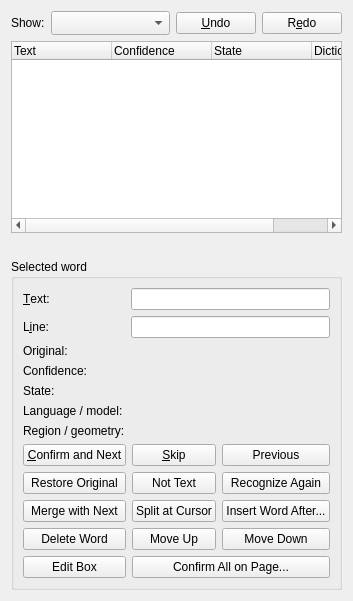
       <widget class="QWidget" name="reviewTab">
        <attribute name="title">
         <string>Review and correct</string>
        </attribute>
        <layout class="QVBoxLayout" name="reviewPanelLayout" stretch="0,1,0,0">
         <item>
          <layout class="QHBoxLayout" name="reviewFilterLayout" stretch="0,1,0,0">
           <item>
            <widget class="QLabel" name="reviewFilterLabel">
             <property name="text">
              <string>Show:</string>
             </property>
             <property name="buddy">
              <cstring>reviewFilterComboBox</cstring>
             </property>
            </widget>
           </item>
           <item>
            <widget class="QComboBox" name="reviewFilterComboBox">
             <property name="accessibleName">
              <string>Filter of the results</string>
             </property>
             <property name="sizeAdjustPolicy">
              <enum>QComboBox::AdjustToMinimumContentsLengthWithIcon</enum>
             </property>
             <property name="minimumContentsLength">
              <number>8</number>
             </property>
            </widget>
           </item>
           <item>
            <widget class="QPushButton" name="undoButton">
             <property name="text">
              <string>&amp;Undo</string>
             </property>
             <property name="toolTip">
              <string>Undo the last correction</string>
             </property>
             <property name="accessibleName">
              <string>Undo</string>
             </property>
            </widget>
           </item>
           <item>
            <widget class="QPushButton" name="redoButton">
             <property name="text">
              <string>R&amp;edo</string>
             </property>
             <property name="toolTip">
              <string>Redo the correction</string>
             </property>
             <property name="accessibleName">
              <string>Redo</string>
             </property>
            </widget>
           </item>
          </layout>
         </item>
         <item>
          <widget class="QTreeWidget" name="resultsTreeWidget">
           <property name="accessibleName">
            <string>Recognized text</string>
           </property>
           <property name="uniformRowHeights">
            <bool>true</bool>
           </property>
           <property name="minimumSize">
            <size>
             <width>0</width>
             <height>110</height>
            </size>
           </property>
           <column>
            <property name="text">
             <string>Text</string>
            </property>
           </column>
           <column>
            <property name="text">
             <string>Confidence</string>
            </property>
           </column>
           <column>
            <property name="text">
             <string>State</string>
            </property>
           </column>
           <column>
            <property name="text">
             <string>Dictionary</string>
            </property>
            <property name="toolTip">
             <string>Whether the recognized word was found in the dictionary of the language model. It is not a spelling checker.</string>
            </property>
           </column>
          </widget>
         </item>
         <item>
          <widget class="QLabel" name="statisticsLabel">
           <property name="text">
            <string></string>
           </property>
           <property name="wordWrap">
            <bool>true</bool>
           </property>
          </widget>
         </item>
         <item>
          <widget class="QGroupBox" name="inspectorGroupBox">
           <property name="title">
            <string>Selected word</string>
           </property>
           <layout class="QVBoxLayout" name="inspectorLayout">
            <item>
             <layout class="QGridLayout" name="inspectorGridLayout">
              <item row="0" column="0">
               <widget class="QLabel" name="wordTextLabel">
                <property name="text">
                 <string>&amp;Text:</string>
                </property>
                <property name="buddy">
                 <cstring>wordTextEdit</cstring>
                </property>
               </widget>
              </item>
              <item row="0" column="1">
               <widget class="QLineEdit" name="wordTextEdit">
                <property name="accessibleName">
                 <string>Text of the word</string>
                </property>
                <property name="toolTip">
                 <string>Corrected text of the invisible text layer. The correction does not change the scanned image.</string>
                </property>
               </widget>
              </item>
              <item row="1" column="0">
               <widget class="QLabel" name="lineTextLabel">
                <property name="text">
                 <string>L&amp;ine:</string>
                </property>
                <property name="buddy">
                 <cstring>lineTextEdit</cstring>
                </property>
               </widget>
              </item>
              <item row="1" column="1">
               <widget class="QLineEdit" name="lineTextEdit">
                <property name="accessibleName">
                 <string>Text of the line</string>
                </property>
                <property name="toolTip">
                 <string>Text of the whole line. Unchanged words keep their geometry, the geometry of the changed words is estimated.</string>
                </property>
               </widget>
              </item>
              <item row="2" column="0">
               <widget class="QLabel" name="originalTextCaptionLabel">
                <property name="text">
                 <string>Original:</string>
                </property>
               </widget>
              </item>
              <item row="2" column="1">
               <widget class="QLabel" name="originalTextLabel">
                <property name="text">
                 <string></string>
                </property>
                <property name="wordWrap">
                 <bool>true</bool>
                </property>
               </widget>
              </item>
              <item row="3" column="0">
               <widget class="QLabel" name="confidenceCaptionLabel">
                <property name="text">
                 <string>Confidence:</string>
                </property>
               </widget>
              </item>
              <item row="3" column="1">
               <widget class="QLabel" name="confidenceLabel">
                <property name="text">
                 <string></string>
                </property>
                <property name="wordWrap">
                 <bool>true</bool>
                </property>
               </widget>
              </item>
              <item row="4" column="0">
               <widget class="QLabel" name="reviewStateCaptionLabel">
                <property name="text">
                 <string>State:</string>
                </property>
               </widget>
              </item>
              <item row="4" column="1">
               <widget class="QLabel" name="reviewStateLabel">
                <property name="text">
                 <string></string>
                </property>
                <property name="wordWrap">
                 <bool>true</bool>
                </property>
               </widget>
              </item>
              <item row="5" column="0">
               <widget class="QLabel" name="modelCaptionLabel">
                <property name="text">
                 <string>Language / model:</string>
                </property>
               </widget>
              </item>
              <item row="5" column="1">
               <widget class="QLabel" name="modelLabel">
                <property name="text">
                 <string></string>
                </property>
                <property name="wordWrap">
                 <bool>true</bool>
                </property>
               </widget>
              </item>
              <item row="6" column="0">
               <widget class="QLabel" name="regionCaptionLabel">
                <property name="text">
                 <string>Region / geometry:</string>
                </property>
               </widget>
              </item>
              <item row="6" column="1">
               <widget class="QLabel" name="regionLabel">
                <property name="text">
                 <string></string>
                </property>
                <property name="wordWrap">
                 <bool>true</bool>
                </property>
               </widget>
              </item>
             </layout>
            </item>
            <item>
             <layout class="QGridLayout" name="inspectorButtonsLayout">
              <item row="0" column="0">
               <widget class="QPushButton" name="confirmNextButton">
                <property name="text">
                 <string>&amp;Confirm and Next</string>
                </property>
                <property name="toolTip">
                 <string>Confirm the word and go to the next word requiring a review</string>
                </property>
                <property name="accessibleName">
                 <string>Confirm and Next</string>
                </property>
               </widget>
              </item>
              <item row="0" column="1">
               <widget class="QPushButton" name="skipButton">
                <property name="text">
                 <string>&amp;Skip</string>
                </property>
                <property name="toolTip">
                 <string>Go to the next word requiring a review</string>
                </property>
                <property name="accessibleName">
                 <string>Skip</string>
                </property>
               </widget>
              </item>
              <item row="0" column="2">
               <widget class="QPushButton" name="previousReviewButton">
                <property name="text">
                 <string>Previous</string>
                </property>
                <property name="toolTip">
                 <string>Go to the previous word requiring a review</string>
                </property>
                <property name="accessibleName">
                 <string>Previous</string>
                </property>
               </widget>
              </item>
              <item row="1" column="0">
               <widget class="QPushButton" name="restoreOriginalButton">
                <property name="text">
                 <string>Restore Original</string>
                </property>
                <property name="toolTip">
                 <string>Restore the original recognition of the word</string>
                </property>
                <property name="accessibleName">
                 <string>Restore Original</string>
                </property>
               </widget>
              </item>
              <item row="1" column="1">
               <widget class="QPushButton" name="notTextButton">
                <property name="text">
                 <string>Not Text</string>
                </property>
                <property name="toolTip">
                 <string>The result is not a text (false detection); it will not be written</string>
                </property>
                <property name="accessibleName">
                 <string>Not Text</string>
                </property>
               </widget>
              </item>
              <item row="1" column="2">
               <widget class="QPushButton" name="rerecognizeButton">
                <property name="text">
                 <string>Recognize Again</string>
                </property>
                <property name="toolTip">
                 <string>Recognize the area of the selected word or line again</string>
                </property>
                <property name="accessibleName">
                 <string>Recognize Again</string>
                </property>
               </widget>
              </item>
              <item row="2" column="0">
               <widget class="QPushButton" name="mergeButton">
                <property name="text">
                 <string>Merge with Next</string>
                </property>
                <property name="toolTip">
                 <string>Merge the word with the next word of the line</string>
                </property>
                <property name="accessibleName">
                 <string>Merge with Next</string>
                </property>
               </widget>
              </item>
              <item row="2" column="1">
               <widget class="QPushButton" name="splitButton">
                <property name="text">
                 <string>Split at Cursor</string>
                </property>
                <property name="toolTip">
                 <string>Split the word at the cursor position of the text field</string>
                </property>
                <property name="accessibleName">
                 <string>Split at Cursor</string>
                </property>
               </widget>
              </item>
              <item row="2" column="2">
               <widget class="QPushButton" name="insertWordButton">
                <property name="text">
                 <string>Insert Word After...</string>
                </property>
                <property name="toolTip">
                 <string>Insert a missing word after the selected word</string>
                </property>
                <property name="accessibleName">
                 <string>Insert Word After</string>
                </property>
               </widget>
              </item>
              <item row="3" column="0">
               <widget class="QPushButton" name="deleteWordButton">
                <property name="text">
                 <string>Delete Word</string>
                </property>
                <property name="toolTip">
                 <string>Delete the selected word</string>
                </property>
                <property name="accessibleName">
                 <string>Delete Word</string>
                </property>
               </widget>
              </item>
              <item row="3" column="1">
               <widget class="QPushButton" name="moveUpButton">
                <property name="text">
                 <string>Move Up</string>
                </property>
                <property name="toolTip">
                 <string>Move the selected block or line up in the reading order</string>
                </property>
                <property name="accessibleName">
                 <string>Move Up</string>
                </property>
               </widget>
              </item>
              <item row="3" column="2">
               <widget class="QPushButton" name="moveDownButton">
                <property name="text">
                 <string>Move Down</string>
                </property>
                <property name="toolTip">
                 <string>Move the selected block or line down in the reading order</string>
                </property>
                <property name="accessibleName">
                 <string>Move Down</string>
                </property>
               </widget>
              </item>
              <item row="4" column="0">
               <widget class="QPushButton" name="editGeometryButton">
                <property name="text">
                 <string>Edit Box</string>
                </property>
                <property name="toolTip">
                 <string>Move or resize the box of the selected word in the page view</string>
                </property>
                <property name="accessibleName">
                 <string>Edit Box</string>
                </property>
                <property name="checkable">
                 <bool>true</bool>
                </property>
               </widget>
              </item>
              <item row="4" column="1" rowspan="1" colspan="2">
               <widget class="QPushButton" name="confirmAllButton">
                <property name="text">
                 <string>Confirm All on Page...</string>
                </property>
                <property name="toolTip">
                 <string>Confirm all words of the current page</string>
                </property>
                <property name="accessibleName">
                 <string>Confirm All on Page</string>
                </property>
               </widget>
              </item>
             </layout>
            </item>
           </layout>
          </widget>
         </item>
        </layout>
       </widget>
